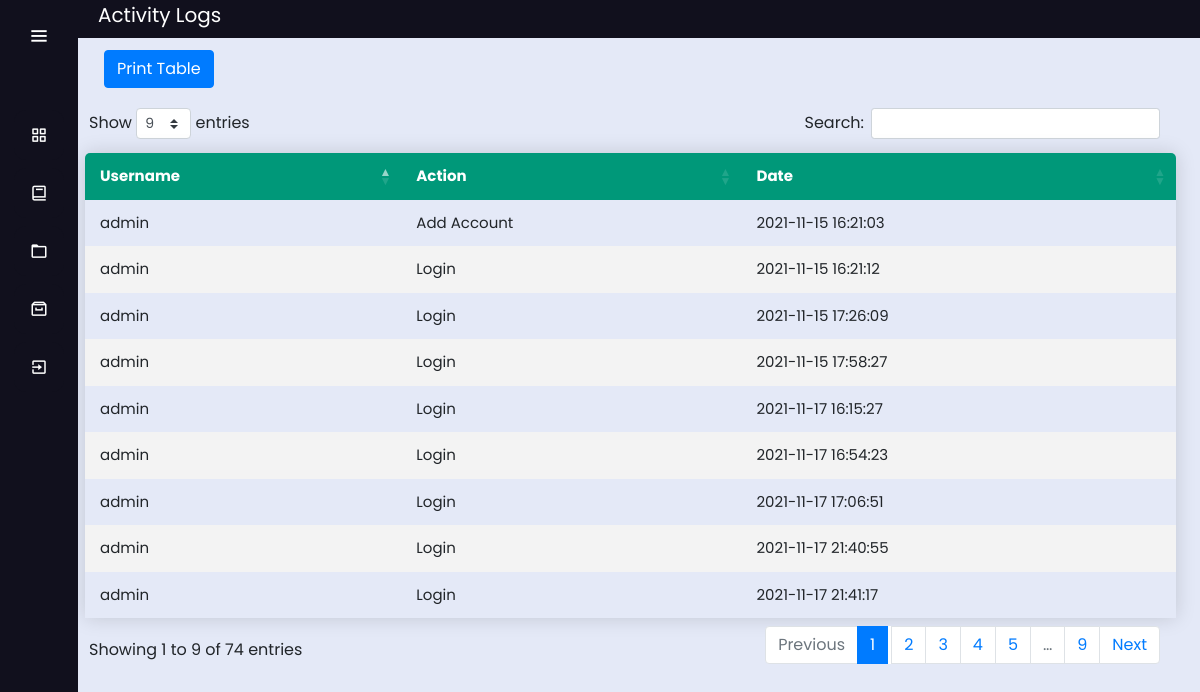
The page /admin_logs (signed in) on the database its author committed.
### tables this page shows
CREATE TABLE logs(
	id INTEGER PRIMARY KEY AUTOINCREMENT,
	username TEXT NOT NULL,
	action TEXT NOT NULL,
	address TEXT NOT NULL,
	date TIMESTAMP DATE DEFAULT(datetime('now','localtime'))

);

### app.py (the view)
@app.route('/admin_logs')
def admin_logs():
        conn = get_db_connection()
        mmlogs = conn.execute("SELECT * FROM logs").fetchall()
        conn.close()
        return render_template('admin_logs.html',mmlogs=mmlogs);

### app.py (called while the page is built)
def get_db_connection():
    conn = sqlite3.connect('database.db')
    conn.row_factory = sqlite3.Row
    return conn
    conn.close()
    c = conn.cursor()

### templates/admin_logs.html (shortened to what this page needs)
<!DOCTYPE html>
<html lang="en" dir="ltr">
  <head>
    <link rel="stylesheet" href="../static/css/style5.css">
    <link href='https://unpkg.com/boxicons@2.0.7/css/boxicons.min.css' rel='stylesheet'>
    <link rel="stylesheet" href="../static/css/style2.css">
  <link rel="stylesheet" href="https://cdnjs.cloudflare.com/ajax/libs/font-awesome/4.7.0/css/font-awesome.min.css">
  <link rel="stylesheet" href="https://stackpath.bootstrapcdn.com/bootstrap/4.3.1/css/bootstrap.min.css">
  <link rel="stylesheet" type="text/css" href="https://cdn.datatables.net/1.10.23/css/dataTables.bootstrap4.min.css">
  <link rel="stylesheet" type="text/css" href="https://cdnjs.cloudflare.com/ajax/libs/twitter-bootstrap/4.5.2/css/bootstrap.css">
   </head>
<body>
  <div class="sidebar" >
    <div class="logo-details">
        <i class='bx bx-menu' id="btn" ></i>
    </div>
    <br>
    <ul class="nav-list">
      <li>
        <a href="{{ url_for('admin_dashboard') }}">
          <i class='bx bx-grid-alt'></i>
        </a>
      </li>
      <li>
       <a href="{{ url_for('admin_account') }}">
         <i class='bx bx-book' ></i>
       </a>
     </li>
      <li>
       <a href="{{ url_for('admin_logs') }}">
         <i class='bx bx-folder' ></i>
       </a>
     </li>
     <li>
       <a href="{{ url_for('admin_archive') }}">
         <i class='bx bx-archive' ></i>
       </a>
     </li>
     <li>
       <a href="{{ url_for('login') }}">
         <i class='bx bx-exit' ></i>
       </a>
     </li>
    </ul>
  </div>
  <section class="home-section">
 <p style="background: #11101D; font-size: 20px; color: white;"> <label style="margin-left: 20px;">Activity Logs</label><label style="float: right; margin-right: 20px;"></label>
      </p></br><br><br>
<div class="main" style="margin-left: 1px; margin-top: -90px;">
      <br>
   <input style="float: left; margin-top: -10px; margin-left: 15px;" type="button" class="btn btn-xs btn-primary" value="Print Table" onclick="myApp.printTable()" />
  <br><br>
  <table class="content-table" id="example"  style="width: calc(100% - -20px); margin-left: -4px; font-size: 15px;">
  <thead style="background-color: ;">
  <tr >
    <th>Username</th>
    <th>Action</th>
    <th>Date</th>
  </tr>
  </thead>
  {%for mmlogs in mmlogs%}
  <tr>
  <td>{{mmlogs['username']}}</td>
    <td>{{mmlogs['action']}}</td>
    <td>{{mmlogs['date']}}</td>
  </tr>
  {%endfor%}
  </table>
  </div>
  </section>
</body>
</html>

### static/css/style5.css (style rules this page uses)
* { margin: 0; padding: 0; box-sizing: border-box; font-family: "Poppins" , sans-serif; }
.sidebar { position: fixed; left: 0; top: 0; height: 100%; width: 78px; background: #11101D; padding: 6px 14px; z-index: 99; transition: all 0.5s ease; }
.sidebar .logo-details { height: 60px; display: flex; align-items: center; position: relative; }
.sidebar .logo-details #btn { position: absolute; top: 50%; right: 0; transform: translateY(-50%); font-size: 22px; transition: all 0.4s ease; font-size: 23px; text-align: center; cursor: pointer; transition: all 0.5s ease; }
.sidebar i { color: #fff; height: 60px; min-width: 50px; font-size: 28px; text-align: center; line-height: 60px; }
.sidebar .nav-list { margin-top: 20px; height: 100%; }
.sidebar li { position: relative; margin: 8px 0; list-style: none; }
.sidebar li a { display: flex; height: 100%; width: 100%; border-radius: 12px; align-items: center; text-decoration: none; transition: all 0.4s ease; background: #11101D; }
.sidebar li i { height: 50px; line-height: 50px; font-size: 18px; border-radius: 12px; }
.home-section { position: relative; background: #E4E9F7; min-height: 100vh; top: 0; left: 78px; width: calc(100% - 78px); transition: all 0.5s ease; z-index: 2; }
.content-table { font-family: "Poppins" , sans-serif; border-collapse: collapse; margin: 25px 0; margin-top: 200px; font-size: 14px; min-width: 400px; border-radius: 5px 5px 0 0; overflow: hidden; box-shadow: 0 0 20px rgba(0, 0, 0, 0.15); margin-left: 20px; width: ; margin-top: -10px; width: calc(100% - 50px); }
.content-table thead tr { background-color: #009879; color: #ffffff; text-align: left; font-weight: bold; }
.content-table th, .content-table td { padding: 12px 15px; }
.content-table tbody tr { border-bottom: 1px solid #dddddd; }
.content-table tbody tr:nth-of-type(even) { background-color: #f3f3f3; }
.content-table tbody tr:last-of-type { border-bottom: 2px solid #009879; }

### static/css/style2.css (style rules this page uses)
body { margin:0px; padding: 0px; background-color:#1b203d; overflow: hidden; font-family: bernard; color: #1b203d; }
.main { margin-top: 50px; margin-left: 315px; margin-right: 30px; padding: 0px 10px; }
.btn { float: right; margin-right: 20px; }
table.dataTable thead .sorting:after, table.dataTable thead .sorting:before, table.dataTable thead .sorting_asc:after, table.dataTable thead .sorting_asc:before, table.dataTable thead .sorting_asc_disabled:after, table.dataTable thead .sorting_asc_disabled:before, table.dataTable thead .sorting_desc:after, table.dataTable thead .sorting_desc:before, table.dataTable thead .sorting_desc_disabled:after, table.dataTable thead .sorting_desc_disabled:before { bottom: .5em; }

### rows shown on the page
logs: username "admin", action "Add Account", date "2021-11-15 16:21:03"
logs: username "admin", action "Login", date "2021-11-15 16:21:12"
logs: username "admin", action "Login", date "2021-11-15 17:26:09"
logs: username "admin", action "Login", date "2021-11-15 17:58:27"
logs: username "admin", action "Login", date "2021-11-17 16:15:27"
logs: username "admin", action "Login", date "2021-11-17 16:54:23"
logs: username "admin", action "Login", date "2021-11-17 17:06:51"
logs: username "admin", action "Login", date "2021-11-17 21:40:55"
logs: username "admin", action "Login", date "2021-11-17 21:41:17"
